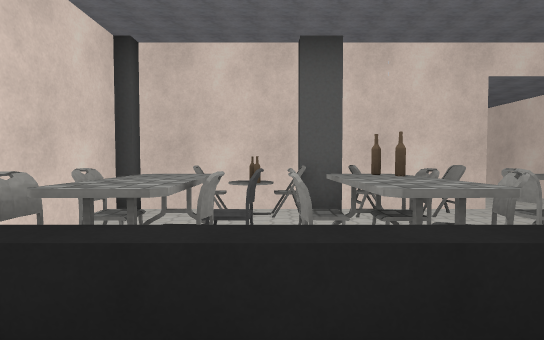
view 1 (above)

21 first-person views from a walk through a scene from a Unity 3-D project. The camera is 1.5 m above the floor, tilts 2° down and sees 85° across. The floor is counted in squares, 2 m on a side. Each view is taken from the middle of a square. On the plan, view 1 faces up. The plan holds only what a view shows up to about 10 squares ahead; the rest is blank. The place goes on beyond the plan. The player character is not drawn. Some animated figures are left out. Door leaves are left out, so doorways stand open. Some surface patterns are stand-ins.

view 2
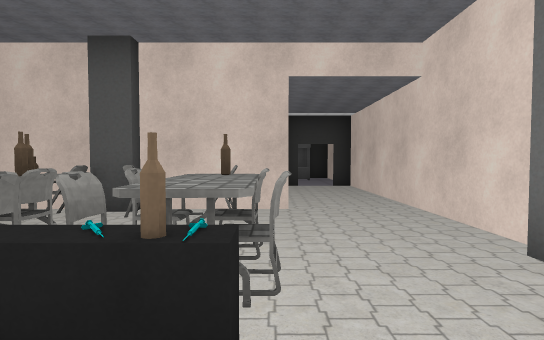

view 3
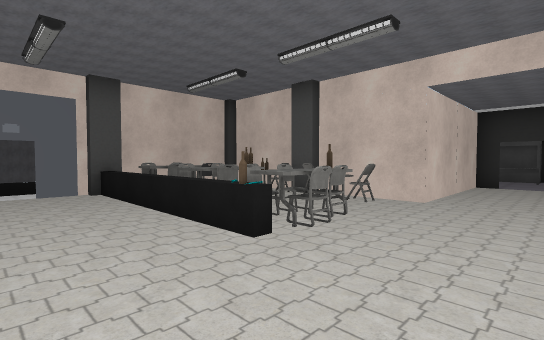

view 4
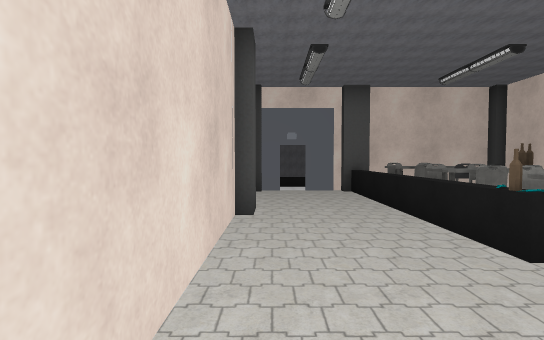

view 5
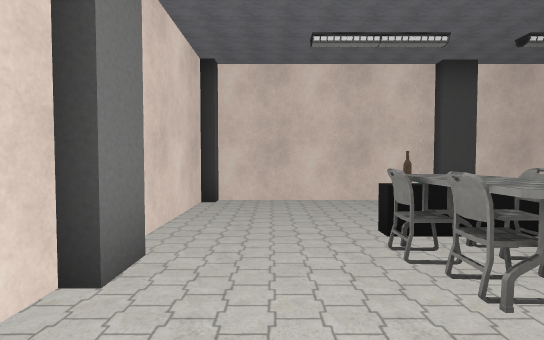

view 6
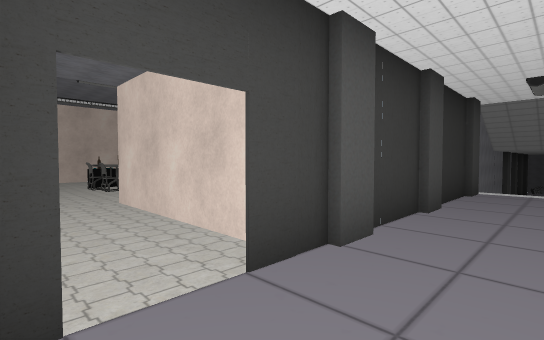

view 7
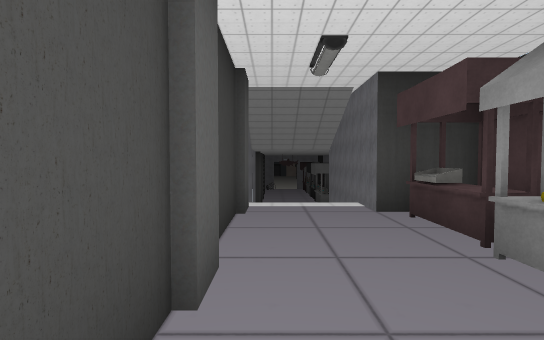

view 8
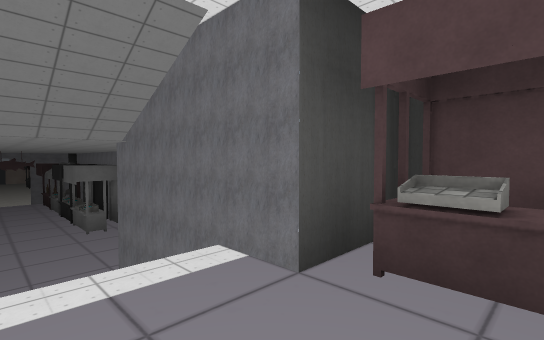

view 9
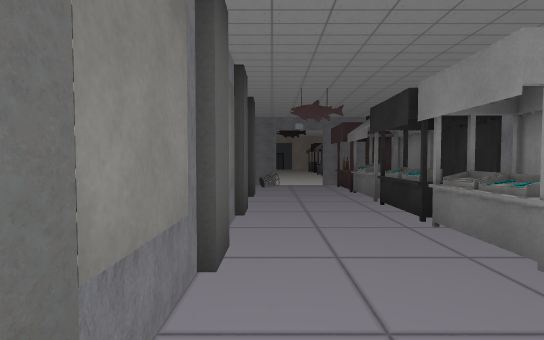

view 10
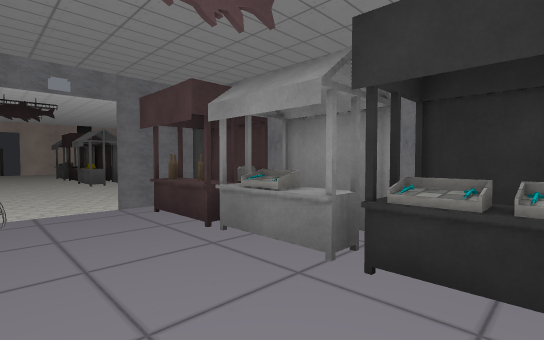

view 11
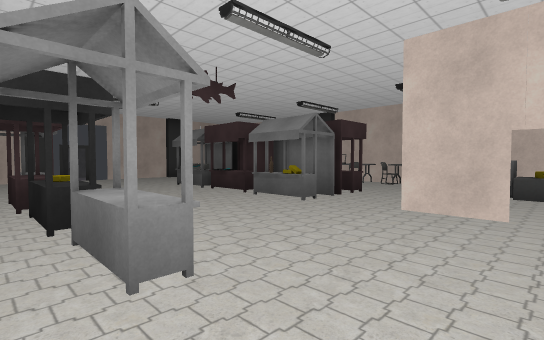

view 12
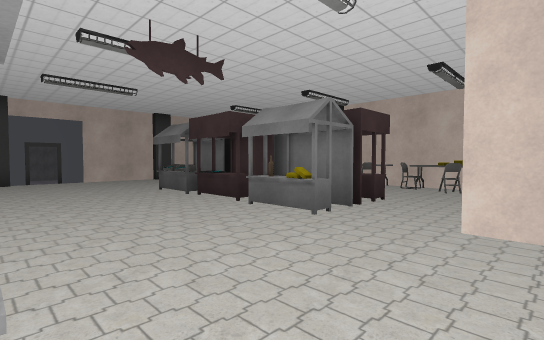

view 13
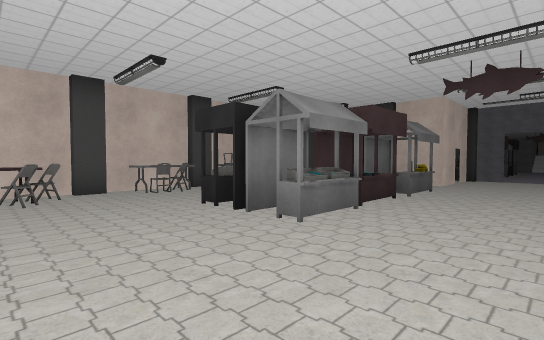

view 14
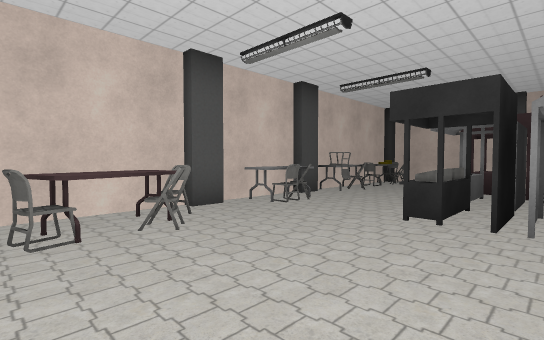

view 15
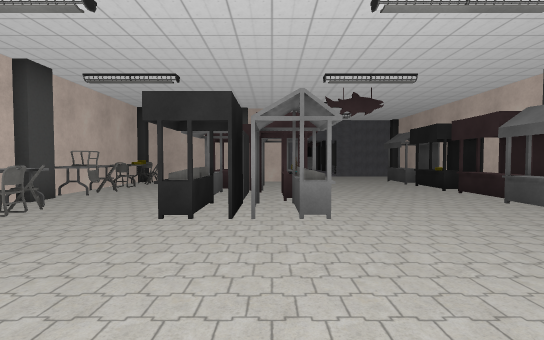

view 16
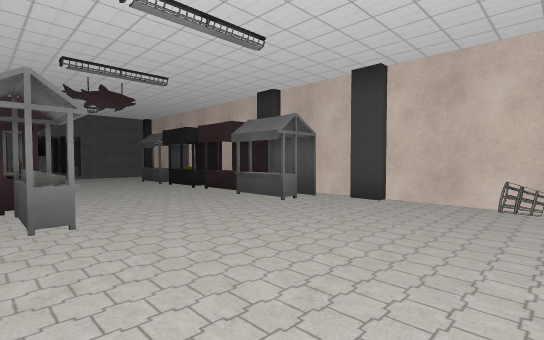

view 17
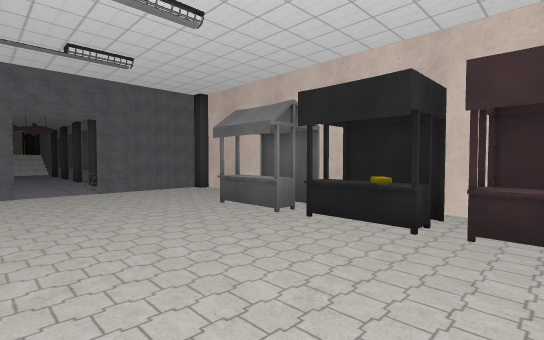

view 18
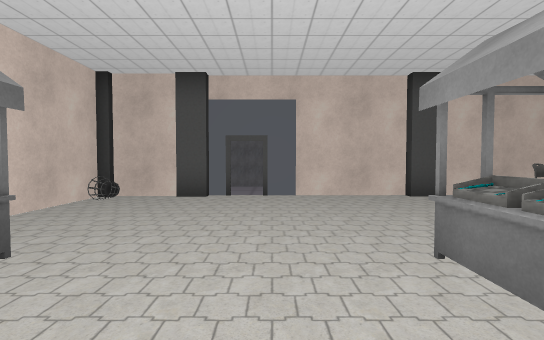

view 19
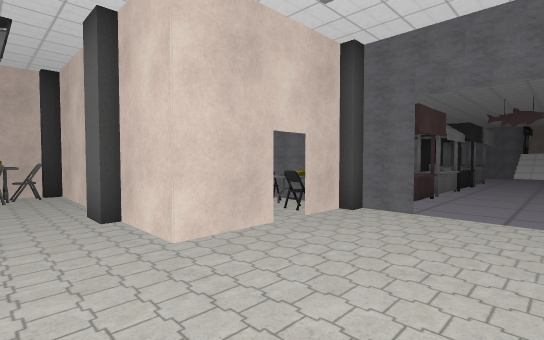

view 20
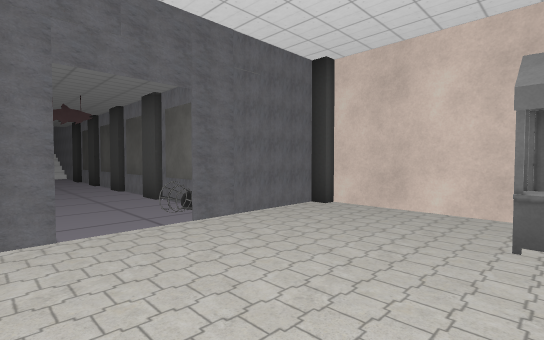

view 21
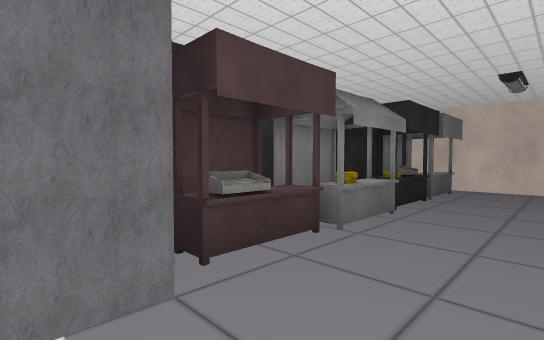

### Floor plan
Key: @ floor where view 1 was taken; # wall or solid block; . main floor; : floor 2 m higher than the main floor; / step, stairs or slope; D open door; = window, fence, low wall or low ledge; ^ raised ledge; O other object.
Columns run from 30 left of view 1 to 6 right of it. Each row starts with its distance up from view 1.
 17 ############
 16 #.OO.OOOOOOO
 15 #OO.......O#OO
 14 #....OOO...#.^
 13 #....OOO.O.#..O
 12 #....OOO.O.= OO#######     ##########
 11 ##.......O...D.OOOOOOO...###OOOOOOO:#
 10  #..............OO.OO....  /::::O:::#
  9  #.............O.........///::::::D##
  8  #...OO.OOOO...###################D:#
  7  O...O#OOO#O...#                 #::#
  6  ###### ########                 #::#
  5                            #######::#
  4                            #:OOOO:::#
  3                            #:OO:O:::#
  2                            #OOOOOO:##
  1                             ##^OOO::#
  0                               @:::::#
 -1                               ::::::#
 -2                               #######

Positions as (right, up) in squares from view 1, and headings:
1: (0, 0), facing up
2: (3, 0), facing up
3: (5, -1), facing up-left
4: (5, -1), facing left
5: (4, 4), facing down
6: (5, 10), facing down-left
7: (2, 9), facing left
8: (-1, 9), facing up-left
9: (-7, 9), facing left
10: (-11, 9), facing up-left
11: (-17, 7), facing up-left
12: (-18, 8), facing up-left
13: (-28, 9), facing up-right
14: (-29, 12), facing up-right
15: (-29, 12), facing right
16: (-29, 12), facing down-right
17: (-23, 11), facing down-right
18: (-23, 10), facing left
19: (-20, 9), facing up-right
20: (-19, 11), facing down-right
21: (-3, 9), facing up-right
